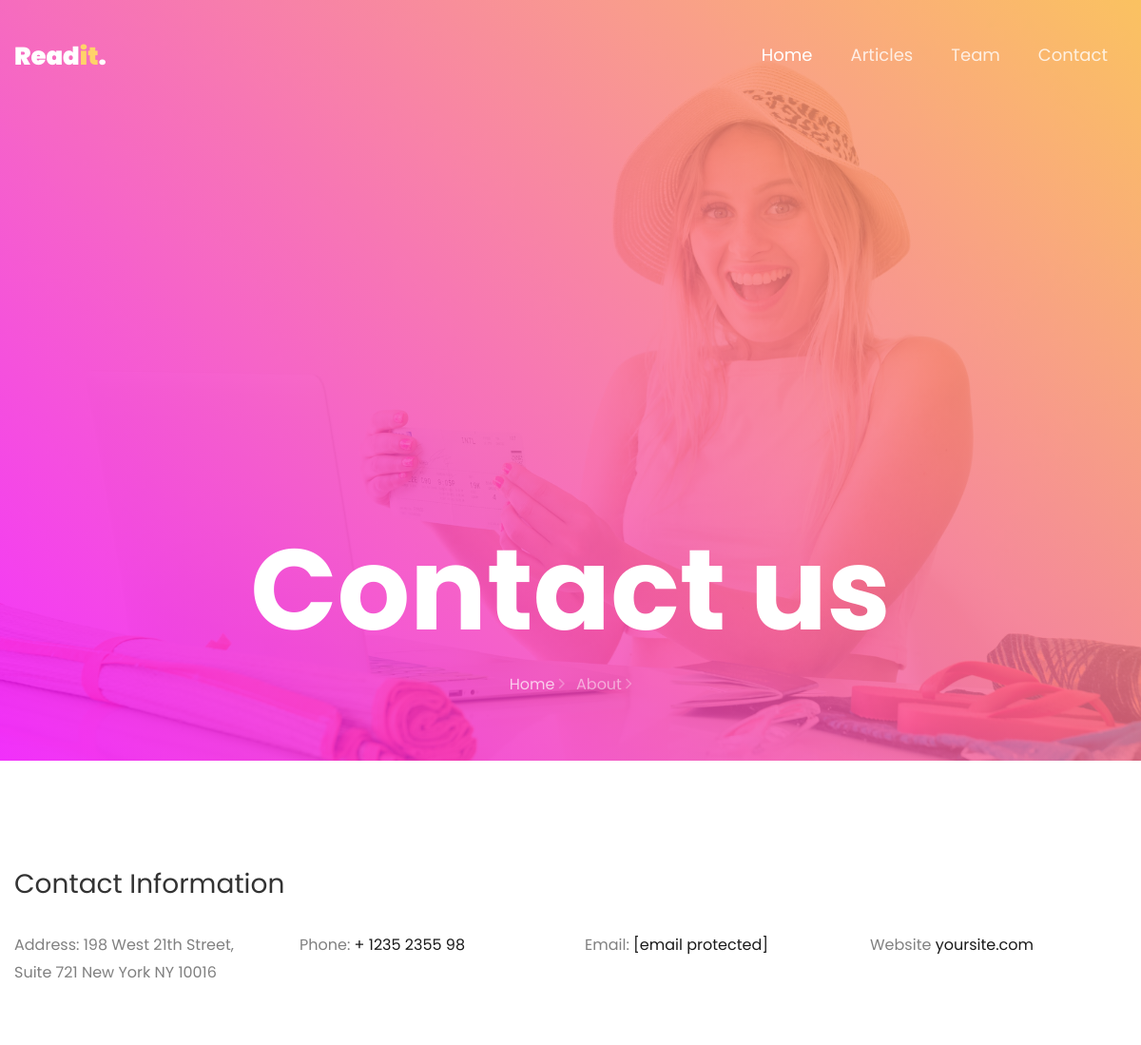
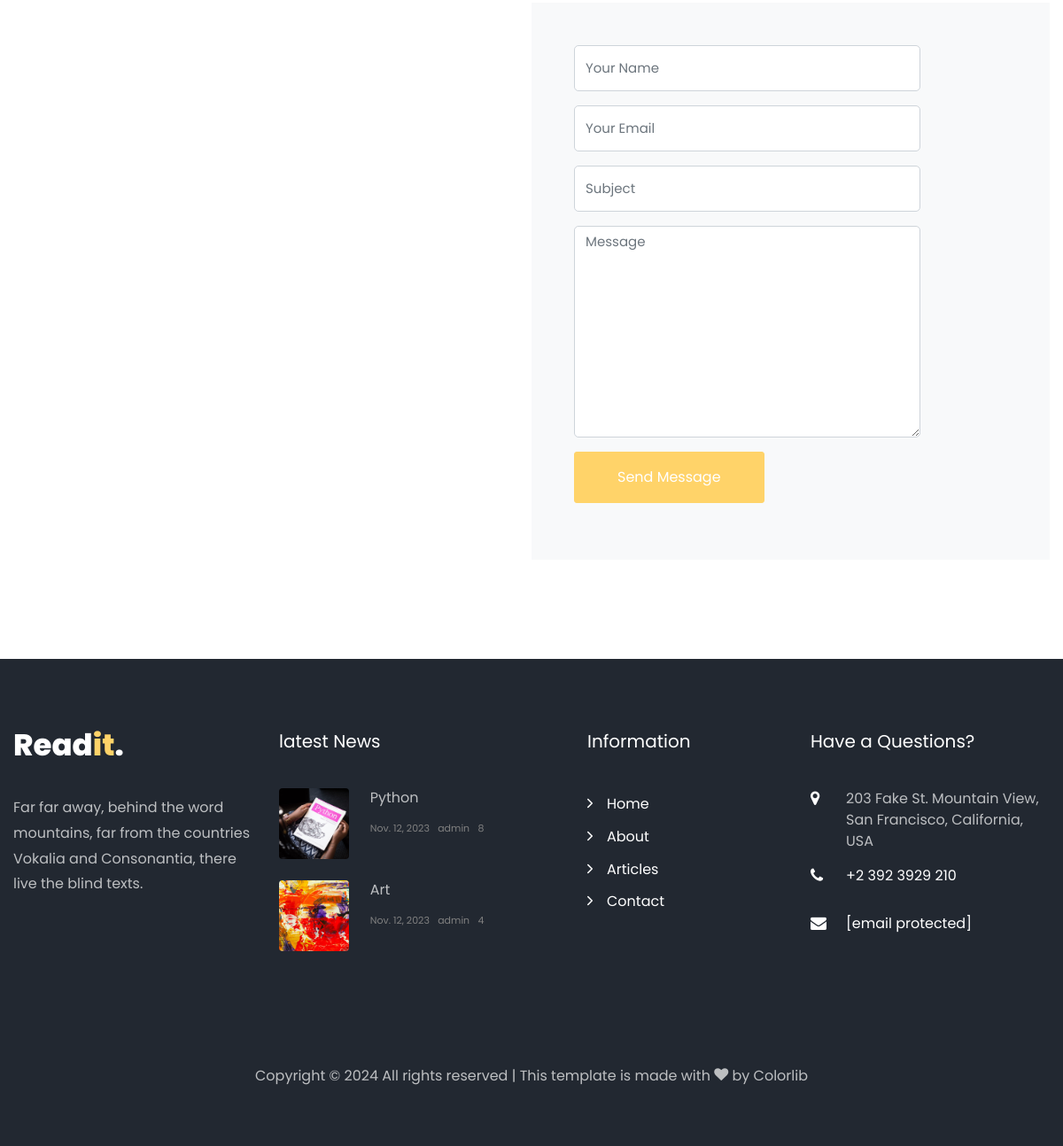
Page /contact/ on the committed database (2 pictures, top to bottom).
### app/articles/models.py (models this page shows, shortened)
class Articles(models.Model):
    user = models.ForeignKey(team.models.User, on_delete=models.CASCADE)
    image = models.ImageField(upload_to='articles/')
    title = models.CharField(max_length=404)
    about = models.TextField()
    tag = models.ForeignKey(Tag, on_delete=models.CASCADE)
    category = models.ForeignKey(Category, on_delete=models.CASCADE)
    twitter = models.URLField(blank=True, null=True, default="https://twitter.com/?lang=ru")
    facebook = models.URLField(blank=True, null=True, default="https://www.facebook.com/")
    instagram = models.URLField(blank=True, null=True, default="https://www.instagram.com/")
    created = models.DateTimeField(auto_now_add=True)
    def get_commets(self):
        return Comment.objects.filter(post=self)

### app/team/models.py (models this page shows)
class User(AbstractUser):
    name = models.CharField("Name", max_length=50)
    lname = models.CharField("Last Name", max_length=50)
    bio = models.TextField()
    job = models.CharField(max_length=404)
    avatar = models.ImageField(upload_to='avatars/')

### app/contact/views.py (the view)
# urls.py: path('', contact, name='contact')
def contact(request):
    form = ContactForm(request.POST or None)
    if form.is_valid():
        form.save()
        return redirect('contact')
    ctx = {
        'form': form,
        'footer': Articles.objects.all()[:2]
    }
    return render(request, 'contact.html', ctx)

### app/contact/forms.py
class ContactForm(forms.ModelForm):
    class Meta:
        model = Contact
        fields = ['name', 'email', 'subject', 'message']
        widgets = {
            'name': forms.TextInput(attrs={
                'class': "form-control",
                'placeholder': "Your Name"
            }),
            'email': forms.TextInput(attrs={
                'class': "form-control",
                'placeholder': "Your Email"
            }),
            'subject': forms.TextInput(attrs={
                'class': "form-control",
                'placeholder': "Subject"
            }),
            'message': forms.Textarea(attrs={
                'class': "form-control",
                'placeholder': "Message"
            }),
        }

### templates/contact.html (shortened to what this page needs)
{% load static %}
<!DOCTYPE html>
<html lang="en">
<head>
    <link rel="stylesheet" href="{% static "css/open-iconic-bootstrap.min.css" %}">
    <link rel="stylesheet" href="{% static "css/animate.css" %}">
    <link rel="stylesheet" href="{% static "css/owl.carousel.min.css" %}">
    <link rel="stylesheet" href="{% static "css/owl.theme.default.min.css" %}">
    <link rel="stylesheet" href="{% static "css/magnific-popup.css" %}">
    <link rel="stylesheet" href="{% static "css/aos.css" %}">
    <link rel="stylesheet" href="{% static "css/ionicons.min.css" %}">
    <link rel="stylesheet" href="{% static "css/flaticon.css" %}">
    <link rel="stylesheet" href="{% static "css/icomoon.css" %}">
    <link rel="stylesheet" href="{% static "css/style.css" %}">
</head>
<body>
{% include 'header.html' %}
<section class="hero-wrap hero-wrap-2 js-fullheight" style="background-image: url('/static/images/bg_1.jpg');"
         data-stellar-background-ratio="0.5">
    <div class="overlay"></div>
    <div class="container">
        <div class="row no-gutters slider-text js-fullheight align-items-end justify-content-center">
            <div class="col-md-9 ftco-animate pb-5 text-center">
                <h1 class="mb-3 bread">Contact us</h1>
                <p class="breadcrumbs"><span class="mr-2"><a href="index.html">Home <i
                        class="ion-ios-arrow-forward"></i></a></span> <span>About <i class="ion-ios-arrow-forward"></i></span>
                </p>
            </div>
        </div>
    </div>
</section>
<section class="ftco-section contact-section">
    <div class="container">
        <div class="row d-flex mb-5 contact-info">
            <div class="col-md-12 mb-4">
                <h2 class="h3">Contact Information</h2>
            </div>
            <div class="col-md-3">
                <p><span>Address:</span> 198 West 21th Street, Suite 721 New York NY 10016</p>
            </div>
            <div class="col-md-3">
                <p><span>Phone:</span> <a href="tel://1234567920">+ 1235 2355 98</a></p>
            </div>
            <div class="col-md-3">
                <p><span>Email:</span> <a
                        href="https://preview.colorlib.com/cdn-cgi/l/email-protection#8fe6e1e9e0cff6e0fafdfce6fbeaa1ece0e2"><span
                        class="__cf_email__"
                        data-cfemail="d4bdbab2bb94adbba1a6a7bda0b1fab7bbb9">[email&#160;protected]</span></a></p>
            </div>
            <div class="col-md-3">
                <p><span>Website</span> <a href="#">yoursite.com</a></p>
            </div>
        </div>
        <div class="row block-9 no-gutters">
            <div class="col-lg-6 order-md-last d-flex">
                <form action="#" method="post" class="bg-light p-4 p-md-5 contact-form">
                    <div class="form-group">
                        {{ form.name }}
                    </div>
                    <div class="form-group">
                        {{ form.email }}
                    </div>
                    <div class="form-group">
                        {{ form.subject }}
                    </div>
                    <div class="form-group">
                        {{ form.message }}
                    </div>
                    <div class="form-group">
                        <input type="submit" value="Send Message" class="btn btn-primary py-3 px-5">
                    </div>
                </form>
            </div>
            <div class="col-lg-6 d-flex">
                <div id="map" class="bg-white"></div>
            </div>
        </div>
    </div>
</section>
{% include 'footer.html' %}
</body>
</html>

### templates/footer.html (shortened to what this page needs)
<footer class="ftco-footer ftco-bg-dark ftco-section">
    <div class="container">
        <div class="row mb-5">
            <div class="col-md">
                <div class="ftco-footer-widget mb-4">
                    <h2 class="logo"><a href="{% url 'home' %}">Read<span>it</span>.</a></h2>
                    <p>Far far away, behind the word mountains, far from the countries Vokalia and Consonantia, there
                        live the blind texts.</p>
                    <ul class="ftco-footer-social list-unstyled float-md-left float-lft mt-5">
                    </ul>
                </div>
            </div>
            <div class="col-md">
                <div class="ftco-footer-widget mb-4">
                    <h2 class="ftco-heading-2">latest News</h2>
                    {% for i in footer %}
                        <div class="block-21 mb-4 d-flex">
                            <a class="img mr-4 rounded" style="background-image: url({{ i.image.url }});"></a>
                            <div class="text">
                                <h3 class="heading"><a href="{% url 'sblog' i.id %}">{{ i.title }}</a>
                                </h3>
                                <div class="meta">
                                    <div><a href="{% url 'sblog' i.id %}"></span> {{ i.created | date:'M. d, Y' }}</a></div>
                                    <div><a href="{% url 'sblog' i.id %}"></span> {{ i.user.username }}</a></div>
                                    <div><a href="{% url 'sblog' i.id %}"></span> {{ i.get_commets.count }}</a></div>
                                </div>
                            </div>
                        </div>
                    {% endfor %}
                </div>
            </div>
            <div class="col-md">
                <div class="ftco-footer-widget mb-4 ml-md-5">
                    <h2 class="ftco-heading-2">Information</h2>
                    <ul class="list-unstyled">
                        <li><a href="{% url 'home' %}" class="py-1 d-block"><span
                                class="ion-ios-arrow-forward mr-3"></span>Home</a>
                        </li>
                        <li><a href="{% url 'team' %}" class="py-1 d-block"><span
                                class="ion-ios-arrow-forward mr-3"></span>About</a>
                        </li>
                        <li><a href="{% url 'articles' %}" class="py-1 d-block"><span
                                class="ion-ios-arrow-forward mr-3"></span>Articles</a></li>
                        <li><a href="{% url 'contact' %}" class="py-1 d-block"><span
                                class="ion-ios-arrow-forward mr-3"></span>Contact</a>
                        </li>
                    </ul>
                </div>
            </div>
            <div class="col-md">
                <div class="ftco-footer-widget mb-4">
                    <h2 class="ftco-heading-2">Have a Questions?</h2>
                    <div class="block-23 mb-3">
                        <ul>
                            <li><span class="icon icon-map-marker"></span><span class="text">203 Fake St. Mountain View, San Francisco, California, USA</span>
                            </li>
                            <li><a href="#"><span class="icon icon-phone"></span><span
                                    class="text">+2 392 3929 210</span></a></li>
                            <li><a href="#"><span class="icon icon-envelope"></span><span class="text"><span
                                    class="__cf_email__" data-cfemail="deb7b0b8b19ea7b1abacbab1b3bfb7b0f0bdb1b3">[email&#160;protected]</span></span></a>
                            </li>
                        </ul>
                    </div>
                </div>
            </div>
        </div>
        <div class="row">
            <div class="col-md-12 text-center">
                <p>
                    Copyright &copy;
                    All rights reserved | This template is made with <i class="icon-heart color-danger"
                                                                        aria-hidden="true"></i> by <a
                        href="https://colorlib.com/" target="_blank">Colorlib</a>
                </p>
            </div>
        </div>
    </div>
</footer>

### static/css/icomoon.css (style rules this page uses)
[class^="icon-"], [class*=" icon-"] { font-family: 'icomoon' !important; speak: none; font-style: normal; font-weight: normal; font-variant: normal; text-transform: none; line-height: 1; -webkit-font-smoothing: antialiased; -moz-osx-font-smoothing: grayscale; }
.icon-heart:before { content: "\f004"; }
.icon-map-marker:before { content: "\f041"; }
.icon-phone:before { content: "\f095"; }
.icon-envelope:before { content: "\f0e0"; }

### rows in the picture
Articles: image (picture), title "Python", created "Nov. 12, 2023", user.username "admin", get_commets.count "8"
Articles: image (picture), title "Art", created "Nov. 12, 2023", user.username "admin", get_commets.count "4"
